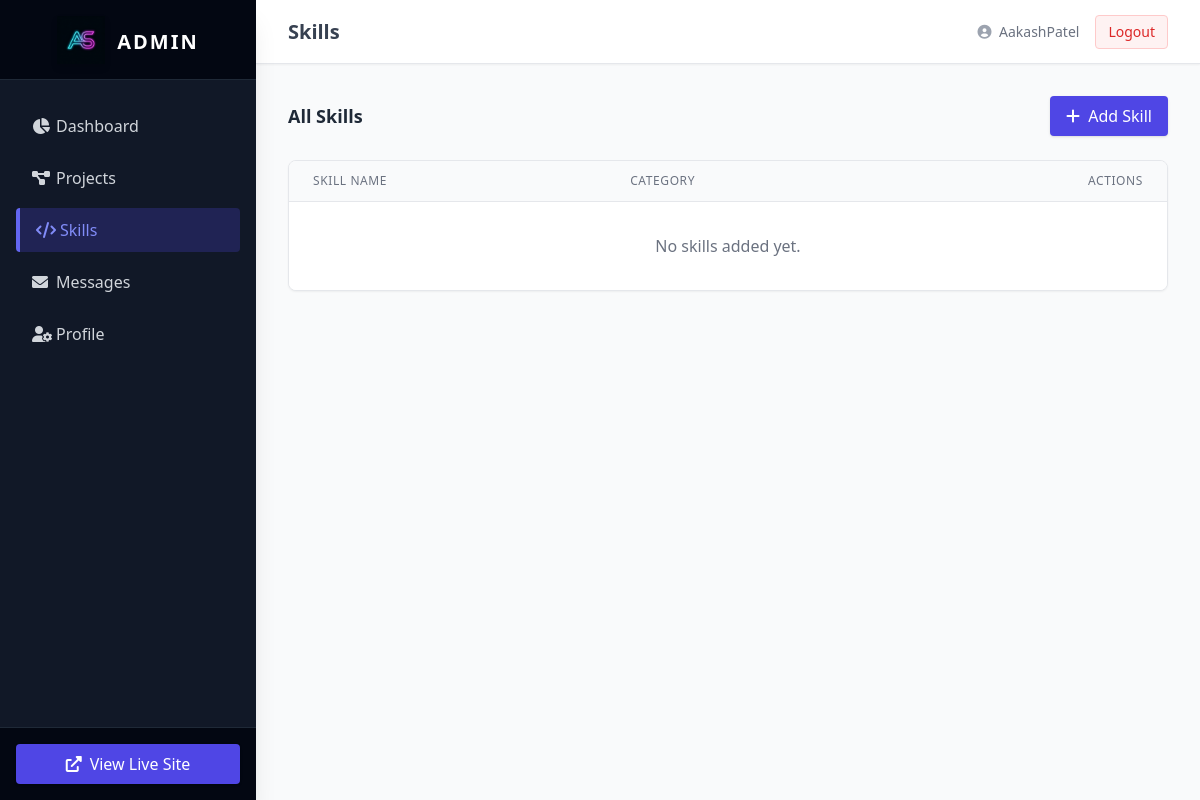
/dashboard/skills/ (signed in), run on an earlier commit of the app's database.
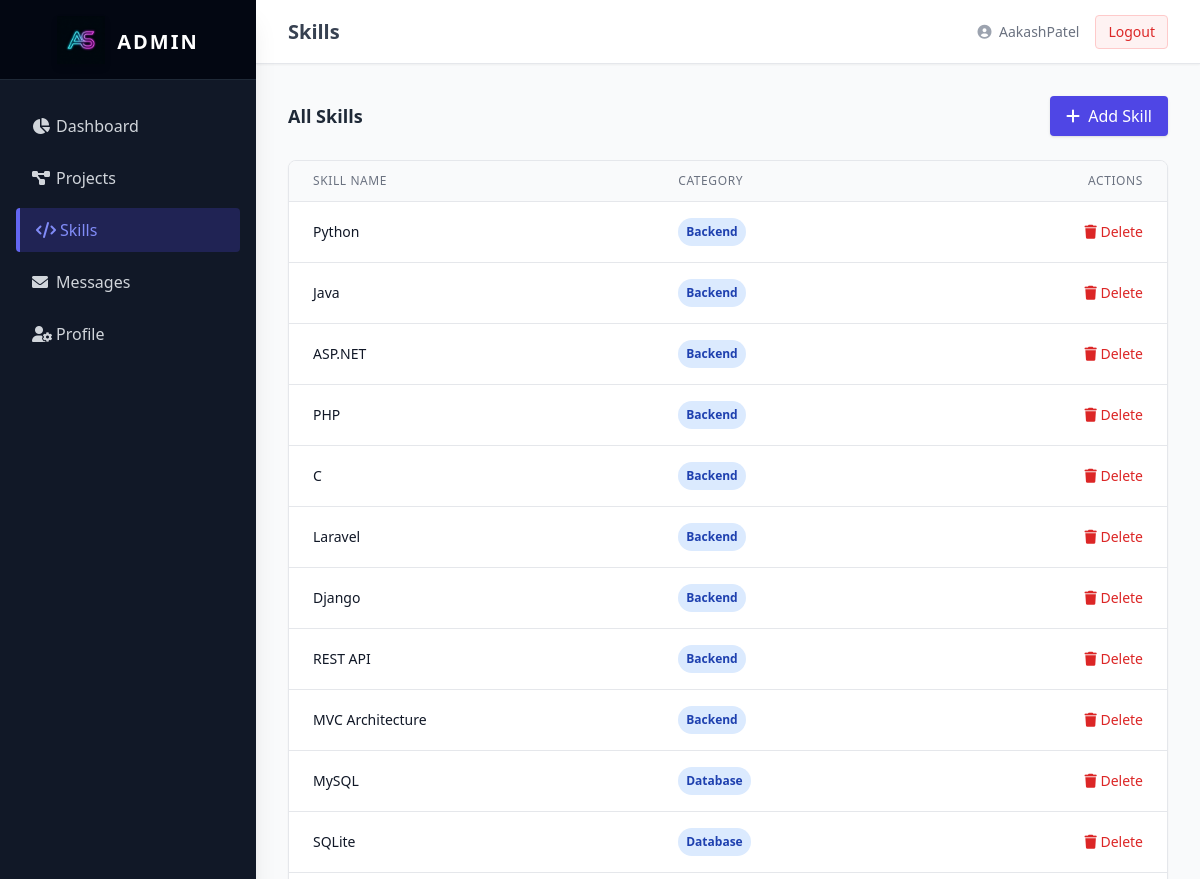
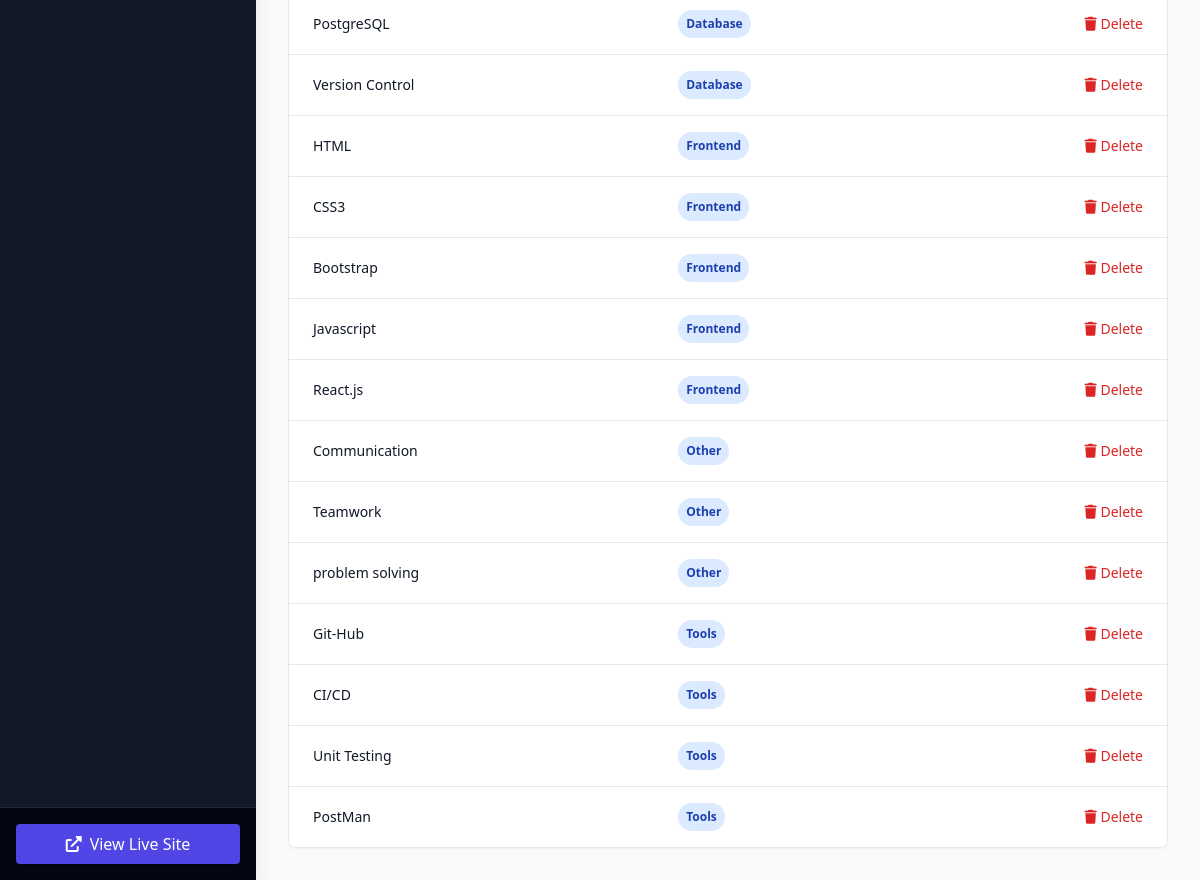
And on a later commit of the database (2 pictures, top to bottom).
### myapp/models.py (models this page shows, shortened)
class Skill(models.Model):
    CATEGORY_CHOICES = (
        ('Frontend', 'Frontend'),
        ('Backend', 'Backend'),
        ('Database', 'Database'),
        ('Tools', 'Tools'),
        ('Other', 'Other'),
    )
    name = models.CharField(max_length=100)
    category = models.CharField(max_length=50, choices=CATEGORY_CHOICES)
    proficiency = models.IntegerField(default=75, help_text="Skill proficiency level from 0 to 100")

### myapp/views.py (the view)
# urls.py: path('dashboard/skills/', views.skill_list, name='dashboard_skills'),
@login_required(login_url='/admin/login/')
@user_passes_test(is_admin)
def skill_list(request):
    skills = Skill.objects.all().order_by('category')
    return render(request, 'dashboard/skill_list.html', {'skills': skills})

### myapp/views.py (called while the page is built)
def is_admin(user):
    return user.is_superuser

### templates/dashboard/skill_list.html
{% extends 'dashboard/base.html' %}
{% block header %}Skills{% endblock %}
{% block content %}
<div class="flex justify-between items-center mb-6">
    <h3 class="text-lg font-semibold text-gray-800">All Skills</h3>
    <a href="{% url 'skill_create' %}" class="bg-indigo-600 text-white px-4 py-2 rounded shadow hover:bg-indigo-700 transition">
        <i class="fas fa-plus mr-1"></i> Add Skill
    </a>
</div>
<div class="bg-white rounded-lg shadow-sm border border-gray-200 overflow-hidden">
    <table class="min-w-full divide-y divide-gray-200">
        <thead class="bg-gray-50">
            <tr>
                <th scope="col" class="px-6 py-3 text-left text-xs font-medium text-gray-500 uppercase tracking-wider">Skill Name</th>
                <th scope="col" class="px-6 py-3 text-left text-xs font-medium text-gray-500 uppercase tracking-wider">Category</th>
                <th scope="col" class="px-6 py-3 text-right text-xs font-medium text-gray-500 uppercase tracking-wider">Actions</th>
            </tr>
        </thead>
        <tbody class="bg-white divide-y divide-gray-200">
            {% for skill in skills %}
            <tr class="hover:bg-gray-50 transition">
                <td class="px-6 py-4 whitespace-nowrap text-sm font-medium text-gray-900">{{ skill.name }}</td>
                <td class="px-6 py-4 whitespace-nowrap text-sm text-gray-500">
                    <span class="px-2 py-1 inline-flex text-xs leading-5 font-semibold rounded-full bg-blue-100 text-blue-800">
                        {{ skill.category }}
                    </span>
                </td>
                <td class="px-6 py-4 whitespace-nowrap text-right text-sm font-medium">
                    <a href="{% url 'skill_delete' skill.id %}" class="text-red-600 hover:text-red-900" onclick="return confirm('Delete this skill?')"><i class="fas fa-trash"></i> Delete</a>
                </td>
            </tr>
            {% empty %}
            <tr>
                <td colspan="3" class="px-6 py-8 text-center text-gray-500">No skills added yet.</td>
            </tr>
            {% endfor %}
        </tbody>
    </table>
</div>
{% endblock %}

### templates/dashboard/base.html (shortened to what this page needs)
{% load static %}
<!DOCTYPE html>
<html lang="en">
<head>
    <script src="https://cdn.tailwindcss.com"></script>
    <link href="https://cdnjs.cloudflare.com/ajax/libs/font-awesome/6.0.0/css/all.min.css" rel="stylesheet">
</head>
<body class="bg-gray-100 flex h-screen text-gray-800 font-sans">
    <aside class="w-64 bg-gray-900 text-gray-300 flex flex-col shadow-xl z-10 transition-all">
        <div class="h-20 flex items-center justify-center border-b border-gray-800 bg-gray-950 px-4">
            <a href="{% url 'dashboard_index' %}" class="flex items-center justify-center w-full group">
                <img src="{% static 'images/favicon.png' %}" alt="Logo" class="w-12 h-12 object-contain mr-3 transition-transform duration-300 group-hover:scale-110 drop-shadow-md">
                <span class="text-xl font-bold tracking-widest text-white uppercase mt-1">Admin</span>
            </a>
        </div>
        <nav class="flex-1 px-4 py-6 space-y-2">
            <a href="{% url 'dashboard_index' %}" class="flex items-center px-4 py-2.5 rounded transition duration-200 hover:bg-gray-800 hover:text-white "><i class="fas fa-chart-pie w-6"></i> Dashboard</a>
            <a href="{% url 'dashboard_projects' %}" class="flex items-center px-4 py-2.5 rounded transition duration-200 hover:bg-gray-800 hover:text-white "><i class="fas fa-project-diagram w-6"></i> Projects</a>
            <a href="{% url 'dashboard_skills' %}" class="flex items-center px-4 py-2.5 rounded transition duration-200 hover:bg-gray-800 hover:text-white {% if 'skill' in request.resolver_match.url_name %}bg-indigo-900/50 text-indigo-400 border-l-4 border-indigo-500{% endif %}"><i class="fas fa-code w-6"></i> Skills</a>
            <a href="{% url 'dashboard_messages' %}" class="flex items-center px-4 py-2.5 rounded transition duration-200 hover:bg-gray-800 hover:text-white "><i class="fas fa-envelope w-6"></i> Messages</a>
            <a href="{% url 'profile_update' %}" class="flex items-center px-4 py-2.5 rounded transition duration-200 hover:bg-gray-800 hover:text-white "><i class="fas fa-user-cog w-6"></i> Profile</a>
        </nav>
        <div class="p-4 border-t border-gray-800 bg-gray-950">
            <a href="{% url 'home' %}" target="_blank" class="flex items-center justify-center w-full px-4 py-2 bg-indigo-600 text-white rounded hover:bg-indigo-700 transition shadow"><i class="fas fa-external-link-alt mr-2"></i> View Live Site</a>
        </div>
    </aside>
    <div class="flex-1 flex flex-col overflow-hidden relative">
        <header class="h-16 bg-white shadow-sm border-b border-gray-200 flex items-center justify-between px-8 z-0">
            <h2 class="text-xl font-semibold text-gray-700">{% block header %}Dashboard{% endblock %}</h2>
            <div class="flex items-center space-x-4">
                <span class="text-sm text-gray-500"><i class="fas fa-user-circle text-gray-400 mr-1"></i> {{ user.username }}</span>
                <a href="/admin/logout/" class="text-sm bg-red-50 text-red-600 px-3 py-1.5 rounded border border-red-200 hover:bg-red-100 transition">Logout</a>
            </div>
        </header>
        <main class="flex-1 overflow-x-hidden overflow-y-auto bg-gray-50 p-8">
            {% block content %}{% endblock %}
        </main>
    </div>
</body>
</html>

What changed in the data, as far as the page shows it:
added Skill: name "Python", category "Backend"
added Skill: name "Java", category "Backend"
added Skill: name "ASP.NET", category "Backend"
added Skill: name "PHP", category "Backend"
added Skill: name "C", category "Backend"
added Skill: name "Laravel", category "Backend"
added Skill: name "Django", category "Backend"
added Skill: name "REST API", category "Backend"
added Skill: name "MVC Architecture", category "Backend"
added Skill: name "MySQL", category "Database"
added Skill: name "SQLite", category "Database"
added Skill: name "PostgreSQL", category "Database"
added Skill: name "Version Control", category "Database"
added Skill: name "HTML", category "Frontend"
added Skill: name "CSS3", category "Frontend"
added Skill: name "Bootstrap", category "Frontend"
added Skill: name "Javascript", category "Frontend"
added Skill: name "React.js", category "Frontend"
added Skill: name "Communication", category "Other"
added Skill: name "Teamwork", category "Other"
added Skill: name "problem solving", category "Other"
added Skill: name "Git-Hub", category "Tools"
added Skill: name "CI/CD", category "Tools"
added Skill: name "Unit Testing", category "Tools"
added Skill: name "PostMan", category "Tools"
Also different on the page:
text no longer shown: "No skills added yet."
